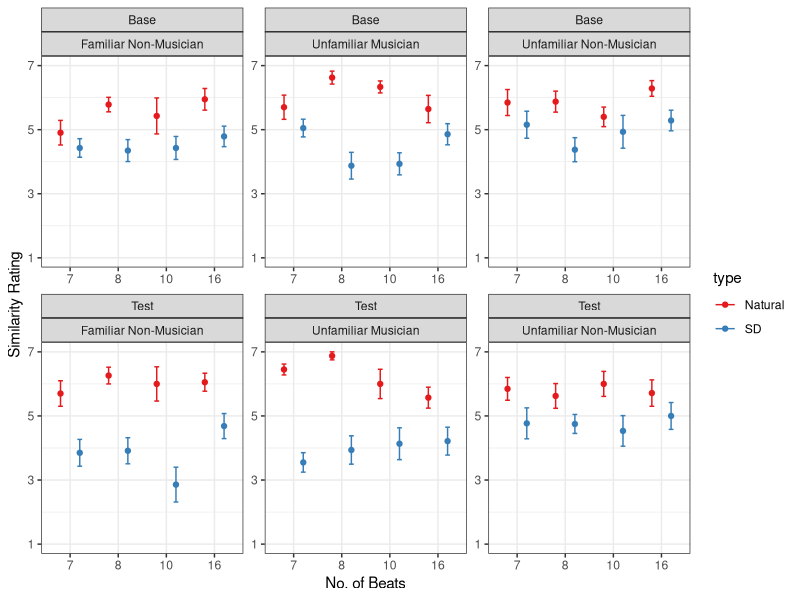
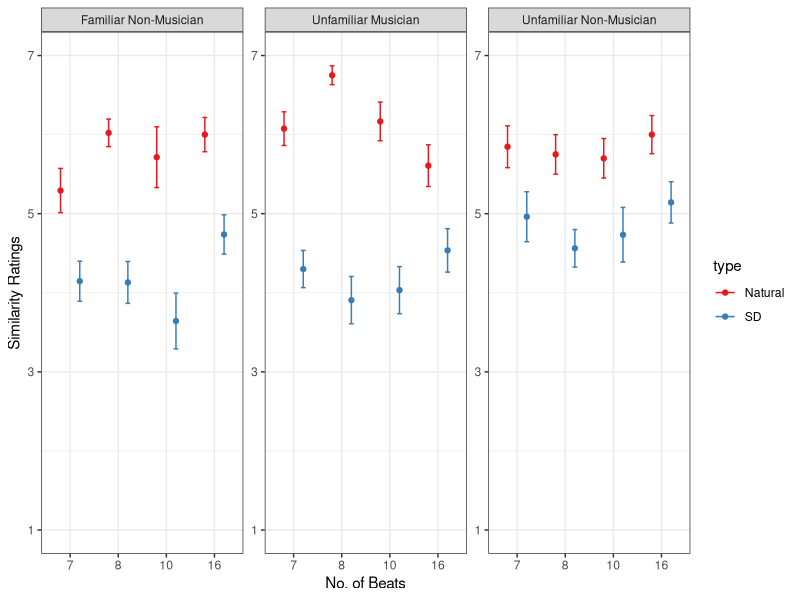
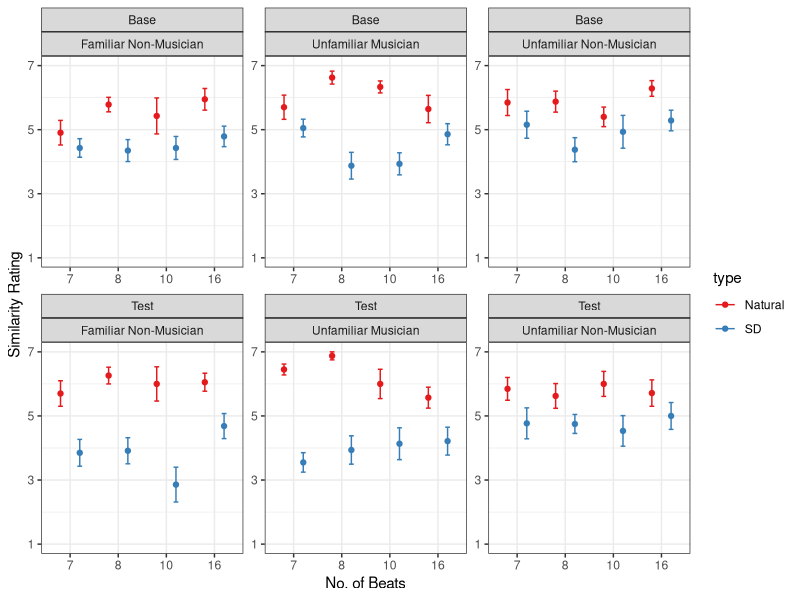
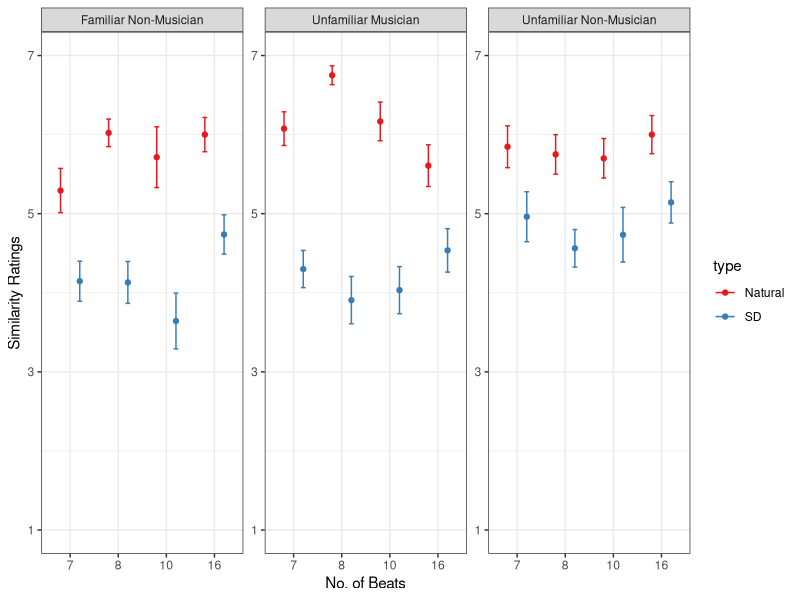

Recreate these plots in R, in order.
## ---- chunk 1
knitr::opts_chunk$set(echo = TRUE)
## ---- chunk 2
library(emmeans)
library(dplyr)
library(ggplot2)
library(ggforce)
library(tidyverse)
library(ggplot2)
library(stringr)
library(lme4)

## ---- chunk 3
dStudy2<-read.csv('PreprocessedData.csv',skip = 0,header = TRUE)
dWStudy1<-read.csv('Westerndata_outlierremoved.csv',skip = 0,header = TRUE)
dWStudy1 <- subset(dWStudy1, select = -c(Familiarity, name))
dIStudy1<-read.csv('Indiandata_outlierremoved.csv',skip = 0,header = TRUE)
dIStudy1<- subset(dIStudy1, select = -name)
## ---- chunk 4
dWStudy1$Familiarity <- "Unfamiliar"
dIStudy1$Familiarity <- "Familiar"
dcomStudy1 <- rbind(dWStudy1, dIStudy1)
dcomStudy1 <- dcomStudy1 %>%filter(type != "Naturll" & type != "Naturl2"& type !="Complex" & type != 	"Basic" & type !="sp1") #remove extra stimuli
dcomStudy1$type <- ifelse(dcomStudy1$type == "sd1", "SD", ifelse(dcomStudy1$type == "Naturl", "Natural", dcomStudy1$type))

#Change this if participant groups change
dcomStudy1 <- dcomStudy1 %>%filter(!(Familiarity == "Familiar" & Musicianship == "Musician"))#Delete Indian Musicians (Familiar Musicians)
## ---- chunk 5
dcom <- rbind(dcomStudy1, dStudy2)
## ---- chunk 6
dcom <- dcom %>%mutate(Length = pattern)
dcom <- dcom %>%mutate(Length = case_when(Length == "Rupak" ~ 7,Length == "Keherva" ~ 8,Length == "Jhaptal" ~ 10,Length == "Teental" ~ 16,))

#dcom is ready for analysis
## ---- chunk 7
data1 <- dcom %>%mutate(Groups = paste(Familiarity, Musicianship, sep = " ")) %>%group_by(pattern, Length, type, Groups, condition)

pd <- position_dodge(width = 0.8) 

vis1 <- data1 %>%summarise(M = mean(similarity), n=n(), SE = sd(similarity) / sqrt(n))

g_plot1 <- ggplot(vis1, aes(x = factor(Length), y = M, color = type)) +
  geom_point(position = pd) +
  geom_errorbar(aes(ymin = M - SE, ymax = M + SE), width = 0.2, position = pd) +
  facet_wrap(. ~ condition + Groups, scales = "free") +
  scale_y_continuous(limits = c(1, 7), breaks = seq(1, 7, by = 2)) +
  scale_color_brewer(palette = "Set1") +
  ylab("Similarity Rating") +
  xlab("No. of Beats") +
  theme_bw()
print(g_plot1)
ggsave("g_plot1.png", plot = g_plot1, dpi = 300, width = 8, height = 6)
#plot for effect of length Average
data1.2 <- data1[, !names(data1) %in% 'condition']
colnames(data1.2)
vis1.2 <- data1.2 %>%summarise(M = mean(similarity), n=n(), SE = sd(similarity) / sqrt(n))

g_plot1.2 <- ggplot(vis1.2, aes(x = factor(Length), y = M, color = type)) +
  geom_point(position = pd) +
  geom_errorbar(aes(ymin = M - SE, ymax = M + SE), width = 0.2, position = pd) +
  facet_wrap(. ~ Groups, scales = "free") +
  scale_y_continuous(limits = c(1, 7), breaks = seq(1, 7, by = 2)) +
  scale_color_brewer(palette = "Set1") +
  ylab("Similarity Ratings") +
  xlab("No. of Beats") +
  theme_bw()
print(g_plot1.2)
ggsave("g_plot1.2.png", plot = g_plot1.2, dpi = 300, width = 8, height = 6)
## ---- chunk 8
#dcom2 <- dcom %>% select(-Length)

# Step 1: Fit the Model
lmer_model1 <- lmer(similarity ~ pattern + Familiarity + Musicianship + condition + type + pattern:Familiarity + pattern:Musicianship + pattern:condition +Familiarity:Musicianship + Familiarity:condition + Musicianship:condition +type:pattern + type:Familiarity + type:Musicianship + type:condition  + (1 | ResponseId), data = dcom)

emm1 <- emmeans(lmer_model1, ~  pattern + Familiarity + Musicianship + condition + type + pattern:Familiarity + pattern:Musicianship + pattern:condition +Familiarity:Musicianship + Familiarity:condition + Musicianship:condition +type:pattern + type:Familiarity + type:Musicianship + type:condition)
jt<-joint_tests(emm1)
print(knitr::kable(jt))
## ---- chunk 9
#a
emm1 <- emmeans(lmer_model1, ~ Familiarity*Musicianship*type * pattern)
pairwise_emm1 <- pairs(emm1, by = NULL, adjust = "bonferroni")
pairwise_summary1 <- summary(pairwise_emm1)

#b
emm2 <- emmeans(lmer_model1, ~ Familiarity*Musicianship*type * pattern*condition)
pairwise_emm2 <- pairs(emm2, by = NULL, adjust = "bonferroni")
pairwise_summary2 <- summary(pairwise_emm2)
